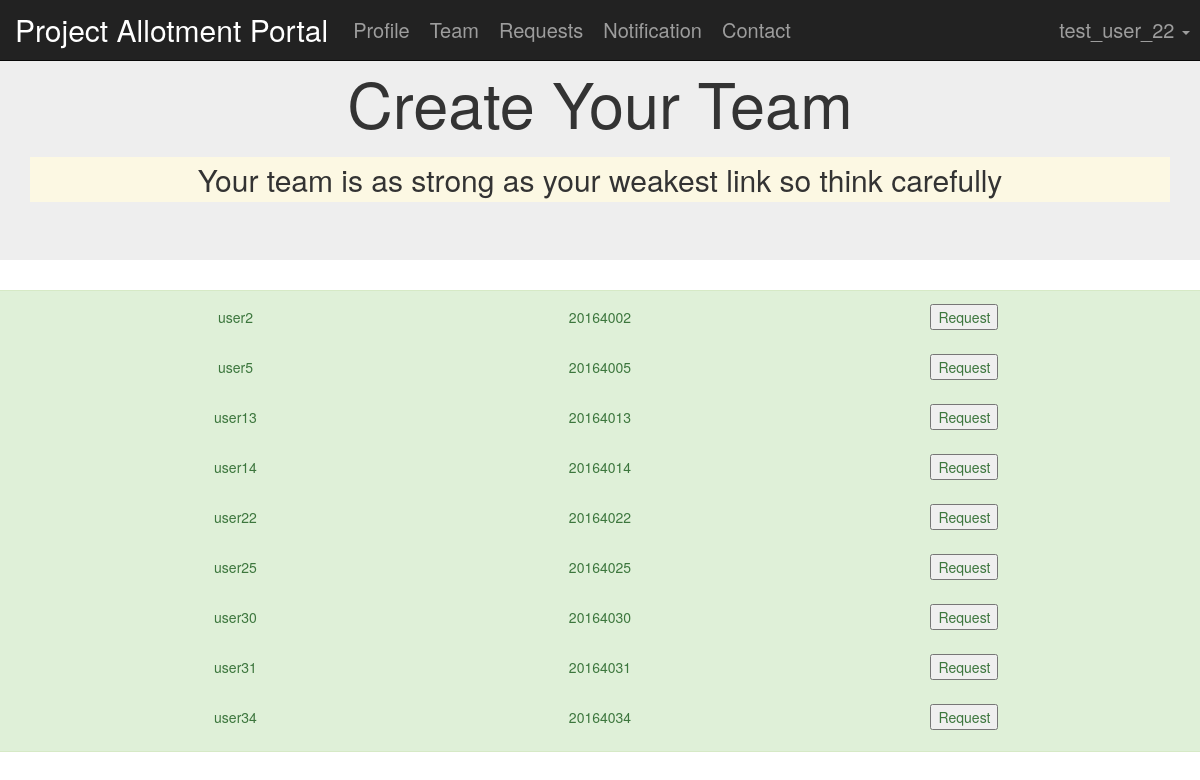
/accounts/team/ (signed in), run on the app's committed database.
### accounts/models.py (models this page shows, shortened)
class User_details(models.Model):
    GENDER_CHOICES =(
        ('F','Female'),
        ('M','Male'),
        ('P','Prefer Not To Say')
    )
    user_reg_no = models.DecimalField(verbose_name="reg_no", max_digits=8, decimal_places=0, unique=True,blank=False)
    user_email = models.EmailField(verbose_name="email", max_length=100,unique=True,blank=False)
    user_name = models.CharField(verbose_name="name", max_length=100,blank=False)
    user_gender = models.CharField(max_length=1, choices=GENDER_CHOICES)
    user_cpi = models.DecimalField(verbose_name="cpi", max_digits=4 , decimal_places=2,blank=False)
    user_bio = models.TextField(verbose_name="bio", max_length=1000)
    user_contact = models.CharField(verbose_name="contact",blank=False,max_length=15)
    authority = models.IntegerField(verbose_name="authority", default=0)
    email_verified = models.IntegerField(verbose_name="email_verified", default=0)
    data_verified = models.IntegerField(verbose_name="data_verified", default=0)
    user_user = models.OneToOneField(User, default=None, on_delete=models.CASCADE)
    user_pic = models.ImageField(default='default.png',blank=True)

### accounts/views.py (the view, shortened to what this page needs)
def team(request):
    update(request)
    mem1 = User_details.objects.filter(authority=1).filter(data_verified=2)
    mem2 = User_details.objects.filter(authority=2).filter(data_verified=2)
    mem3 = User_details.objects.filter(authority=3).filter(data_verified=2)
    mem4 = User_details.objects.filter(authority=4).filter(data_verified=2)
    mem5 = user_requests.objects.filter(user_from=request.user)
    mem1_ = User_details.objects.none()
    mem2_ = User_details.objects.none()
    mem3_ = User_details.objects.none()
    mem4_ = User_details.objects.none()
    mem6 = User_details.objects.none()
    for j in mem1:
        f=0
        for i in mem5 :
            if j.user_user == i.user_to:
                f=1
                break
        if f==0:
            mem1_ |= User_details.objects.filter(user_user = j.user_user)
    for j in mem2:
        f=0
        for i in mem5 :
            if j.user_user == i.user_to:
                f=1
                break
        if f==0:
            mem2_ |= User_details.objects.filter(user_user = j.user_user)
    for j in mem3:
        f=0
        for i in mem5 :
            if j.user_user == i.user_to:
                f=1
                break
        if f==0:
            mem3_ |= User_details.objects.filter(user_user = j.user_user)
    for j in mem4:
        f=0
        for i in mem5 :
            if j.user_user == i.user_to:
                f=1
                break
        if f==0:
            mem4_ |= User_details.objects.filter(user_user = j.user_user)
    f=0;
    if request.session['gamer_authority'] == 1:
        try :
            tm = Team_details.objects.get(team_member_1=request.user)
        except ObjectDoesNotExist:
            f=1
    elif request.session['gamer_authority'] == 2:
        try:
            tm = Team_details.objects.get(team_member_2=request.user)
        except ObjectDoesNotExist:
            f=1
    elif request.session['gamer_authority'] == 3:
        try :
            tm = Team_details.objects.get(team_member_3=request.user)
        except ObjectDoesNotExist:
            f=1
    elif request.session['gamer_authority'] == 4:
        try :
            tm = Team_details.objects.get(team_leader=request.user)
        except ObjectDoesNotExist:
            f=1
    if f==0:
        mem6 |= User_details.objects.filter(user_user=tm.team_leader)
        mem6 |= User_details.objects.filter(user_user=tm.team_member_3)
        mem6 |= User_details.objects.filter(user_user=tm.team_member_2)
        mem6 |= User_details.objects.filter(user_user=tm.team_member_1)
    return render(request, 'accounts/team.html', {'mem1':mem1_, 'mem2':mem2_, 'mem3':mem3_, 'mem4':mem4_, 'mem5':mem5 , 'mem6':mem6} )

### accounts/views.py (called while the page is built)
def update(request):
    try:
        if request.user.is_authenticated:
            temp = User_details.objects.get(user_user=request.user)
            request.session['gamer_data_verified'] = temp.data_verified
            request.session['gamer_authority'] = temp.authority
        else :
            request.session['gamer_data_verified'] = 0
            request.session['gamer_authority'] = 0
    except ObjectDoesNotExist:
        request.session['gamer_data_verified'] = 0
        request.session['gamer_authority'] = 0

### accounts/templates/accounts/team.html (shortened to what this page needs)
{% extends 'base.html' %}
{% load static %}
{% block statics %}
    <link rel="stylesheet" type="text/css" href="{% static 'Project_Allotment_Portal/stylesheet/team.css' %} " >
{% endblock %}
{% block title2 %}
    Create Your Team
{% endblock %}
{% block quote %}
    Your team is as strong as your weakest link so think carefully
{% endblock %}
{% block content %}
    {% if request.session.gamer_data_verified <= 1 %}
        <h1> Please wait for your details verification first. </h1>
    {% elif request.session.gamer_data_verified == 2 %}
        {% if request.session.gamer_authority <= 3 %}
            <div class="cat row alert alert-success" style="pointer-events: none;">
			    <div class="all_pro" style="display: block;">
                    {% for mem in mem1 %}
                        <div class=" col-sm-12 product">
                            <div class="title">
                                {{ mem.user_name }}
                            </div>
                            <div class="description">
                                {{ mem.user_reg_no }}
                            </div>
                            <div class="rate" style="pointer-events: all;">
                                <form  style="display: inline;" class="my-form" action="{% url 'accounts:team' %} " method="post">
                                    <input type="submit" value="Request">
                                </form>
                            </div>
                        </div>
                    {% endfor %}
                </div>
		    </div>
        {% endif %}
    {% endif %}
{% endblock %}

### Project_Allotment_Portal/templates/base.html (shortened to what this page needs)
{% load static  %}
<!DOCTYPE html>
<html>
	<head>
	    <meta name="viewport" content="width=device-width, initial-scale=1.0, maximum-scale=1.0, user-scalable=0">	<link rel="stylesheet" href="https://maxcdn.bootstrapcdn.com/bootstrap/3.3.7/css/bootstrap.min.css">
	    <link rel="stylesheet" type="text/css" href="{% static 'Project_Allotment_Portal/stylesheet/base.css' %}">
        {% block statics %}
        {% endblock %}
    </head>
	<body>
		<nav class="navbar navbar-fixed-top navbar-inverse">
		    <div class="container-fluid">
			    <div class="navbar-header">
                    <div class="active"><a class="navbar-brand active" href="{% url 'Project_Allotment_Portal:home' %}">Project Allotment Portal</a>
                    </div>
			    </div>
                <div class="collapse navbar-collapse" id="main-nav-bar">
                    <ul class="nav navbar-nav">
                        {% if user.is_authenticated %}
                            <li ><a href="{% url 'accounts:profile' %}">Profile</a></li>
                            {% if request.session.gamer_authority < 5 %}
                                <li ><a href="{% url 'accounts:team' %}">Team</a></li>
                                <li ><a href="{% url 'accounts:requests' %}">Requests</a></li>
                                <li ><a href="{% url 'Project_Allotment_Portal:notification' %}">Notification</a></li>
                            {% endif %}
                        {% endif %}
                        <li ><a href="{% url 'Project_Allotment_Portal:contact' %}">Contact</a></li>
                    </ul>
                    <ul class="nav navbar-nav navbar-right" >
                        {% if user.is_authenticated %}
                            <li class="dropdown"><a class="dropdown-toggle" data-toggle="dropdown" href="#"> {{ user.username }} <span class="caret"></span></a>
                            </li>
                        {% else %}
                            <li><a href="{% url 'accounts:signup' %}"><span class="glyphicon glyphicon-user"></span> Sign Up</a></li>
                            <li><a href="{% url 'accounts:login' %}"><span class="glyphicon glyphicon-log-in"></span> Login</a></li>
                        {% endif %}
                    </ul>
                </div>
            </div>
		</nav>
        <div class="jumbotron">
            <div class="container text-center">
				<h1>
                    {% block title2 %}
                    {% endblock %}
                </h1>
				<strong>
                    <h2 class="mark">
                        {% block quote %}
                        {% endblock %}
                    </h2>
                </strong>
			</div>
		</div>
        <div id="content">
            {% block content %}
            {% endblock %}
        </div>
	</body>
</html>

### accounts/static/Project_Allotment_Portal/stylesheet/base.css (style rules this page uses)
.navbar-brand { padding: 20px 15px; font-size: 30px; }
#main-nav-bar>ul>li>a { padding: 20px 10px; font-size:20px }

### accounts/static/Project_Allotment_Portal/stylesheet/team.css (style rules this page uses)
.cat > .all_pro { display: none; cursor: default; }
.cat { text-align: center; padding: 5px; cursor: pointer; }
.cat .product { display: block; height: 50px; border: solid 0px red; padding: 8px; }
.cat > .all_pro { display: none; }
.product > div { display: inline-block; border: solid 0px black; position: relative; top: 0px; }
.product .title { width: 20%; height: auto; }
.product .description { width: 40%; }
.product .rate { width: 20%; }

### data on the page
User_details: user_name "user2", user_reg_no "20164002"
User_details: user_name "user5", user_reg_no "20164005"
User_details: user_name "user13", user_reg_no "20164013"
User_details: user_name "user14", user_reg_no "20164014"
User_details: user_name "user22", user_reg_no "20164022"
User_details: user_name "user25", user_reg_no "20164025"
User_details: user_name "user30", user_reg_no "20164030"
User_details: user_name "user31", user_reg_no "20164031"
User_details: user_name "user34", user_reg_no "20164034"

### other printed values
{{ user.username }} "test_user_22"
